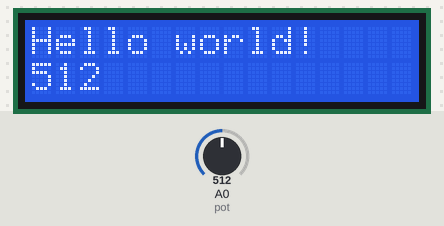
A sketch run on a simulated Arduino Uno, built with avr-gcc and run on an emulated ATmega328P. Shown: 16×2 character LCD. The inputs (shaded band) are chosen by the test bench; at power-on: A0 (pot) = 512.

Above: at 1.2 s.
1.3 s: A0 (pot) set to 716
At 2.4 s:
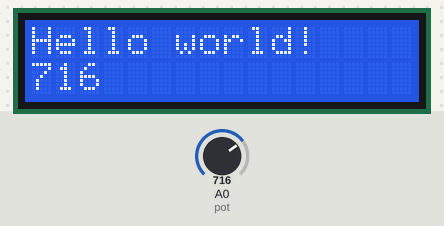
3.0 s: A0 (pot) set to 900
At 3.9 s:
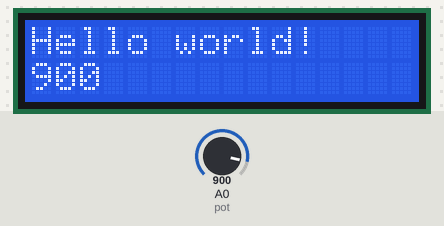
6.0 s: A0 (pot) set to 1023
At 7.0 s:
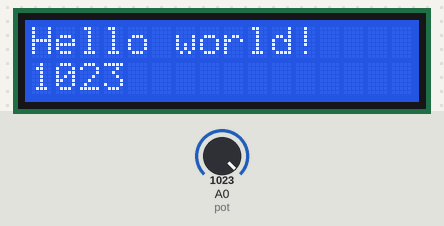
Timing chart, 0 to 9.0 s (numbered marks = the images above; inputs shaded):
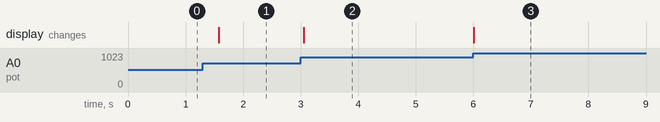

Measured:
- after the input at 1.3 s, the display: changes after 0.27 s (image 1)
- after the input at 3.0 s, the display: changes after 0.05 s (image 2)
- after the input at 6.0 s, the display: changes at once (image 3)

The sketch:

askisi2.ino
```cpp
#include <Wire.h>
#include <LiquidCrystal_I2C.h>

// Defining an object named LCD of type LiquidCrystal_I2C
LiquidCrystal_I2C LCD(0x27, 16, 2);

int pot = A0;


void setup()
{
// Initialises the LCD object
  LCD.init();
  // Turns on the backlight
  LCD.backlight();
  LCD.setCursor(0, 0);
  LCD.print("Hello world!");
}

void loop()
{
  LCD.setCursor(0, 1);
  LCD.print("                ");

  LCD.setCursor(0, 1);
  LCD.print(analogRead(pot), DEC);

  delay(350);
}
```
